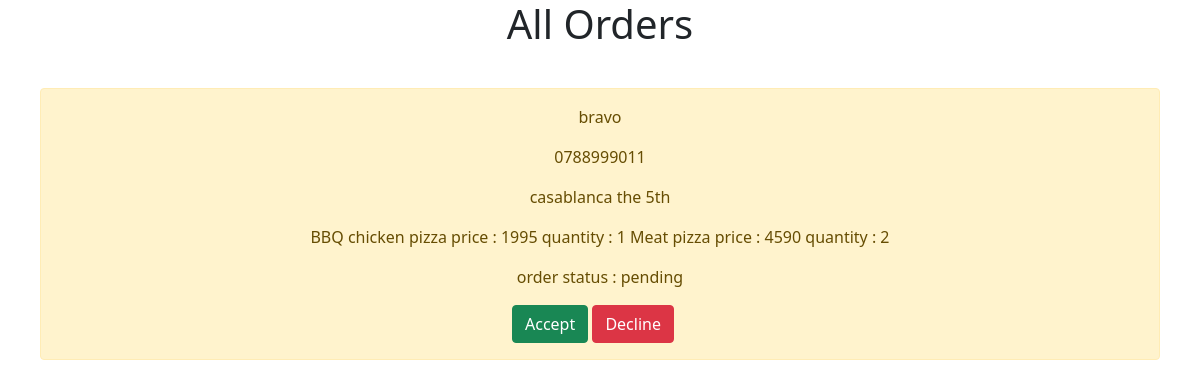
The page /adminorders/ on the database as committed earlier.
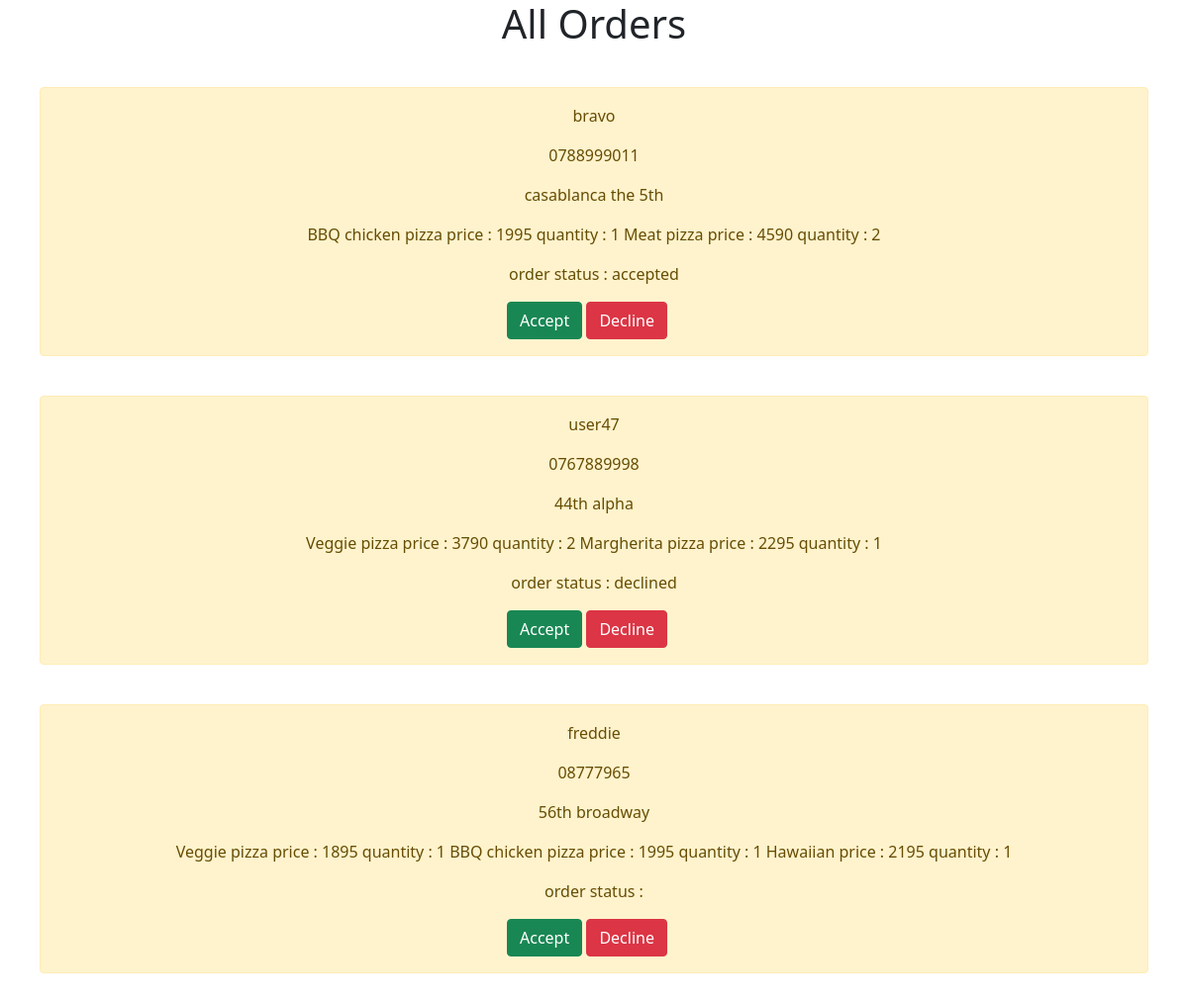
The same page on the database as committed later.
### pizzaapp/models.py (models this page shows)
class orderModel(models.Model):
    username = models.CharField(max_length=10)
    telephone = models.CharField(max_length=10)
    address = models.CharField(max_length=10)
    ordereditems = models.CharField(max_length=10)
    status = models.CharField(max_length=10)

### pizzaapp/views.py (the view)
# urls.py: path('adminorders/',adminorders),
def adminorders(request):
    orders = orderModel.objects.all()
    context = {'orders' : orders}
    return render(request,'pizzaapp/adminorders.html',context)

### templates/pizzaapp/adminorders.html
{% extends 'base.html' %}
{% block content %}
<h1 style="text-align: center;">All Orders</h1>
{% for order in orders %}
<div style="margin: 40px;" class="alert alert-warning" role="alert">
    <p style="text-align: center;" >{{order.username}}</p>
    <p style="text-align: center;" >{{order.telephone}}</p>
    <p style="text-align: center;" >{{order.address}}</p>
    <p style="text-align: center;" >{{order.ordereditems}}</p>
    <p style="text-align: center;">order status : {{order.status}}</p>
    <div class="container" style="margin: auto;width: 200px;">
        <a href="/acceptorder/{{order.id}}/" class="btn btn-success">Accept</a>
        <a href="/declineorder/{{order.id}}/" class="btn btn-danger">Decline</a>
    </div>
</div>
{% endfor %}
{% endblock %}

Rows that differ between the two databases and show on the page:
changed orderModel "bravo": status "pending" → "accepted"
added orderModel: username "user47", telephone "0767889998", address "44th alpha", ordereditems "Veggie pizza price : 3790 quantity : 2 Margherita pizza price : 2295 quantity : 1", status "declined"
added orderModel: username "freddie", telephone "08777965", address "56th broadway", ordereditems "Veggie pizza price : 1895 quantity : 1 BBQ chicken pizza price : 1995 quantity : 1 Hawaiian price : 2195 quantity : 1"
